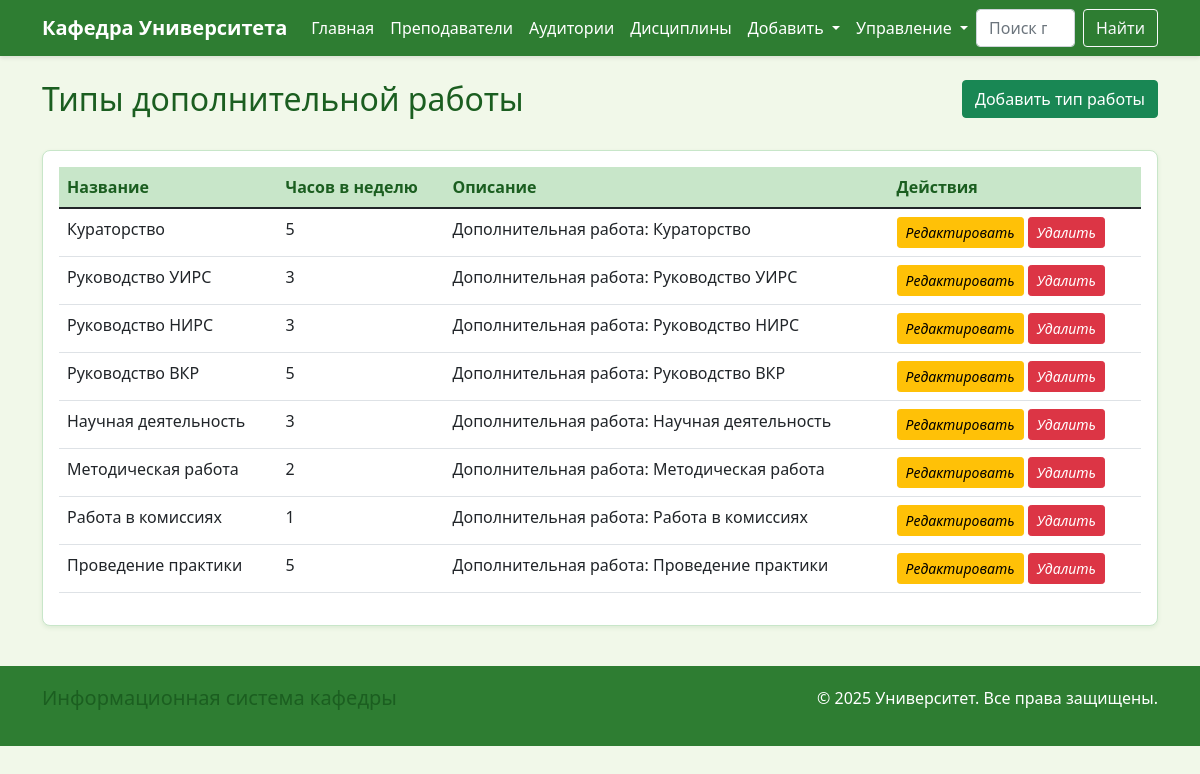
Screenshot of /additional-work-types/ with the database file from the repository.
### department/models.py (models this page shows, shortened)
class AdditionalWorkType(models.Model):
    name = models.CharField(max_length=100, verbose_name="Название работы")
    description = models.TextField(verbose_name="Описание", blank=True)
    hours_per_week = models.IntegerField(verbose_name="Часов в неделю", default=2)
    class Meta:
        verbose_name = "Тип дополнительной работы"
        verbose_name_plural = "Типы дополнительных работ"

### department/views.py (the view)
# urls.py: path('additional-work-types/', views.additional_work_type_list, name='additional_work_type_list'),
def additional_work_type_list(request):
    work_types = AdditionalWorkType.objects.all()
    return render(request, 'department/additional_work_type_list.html', {
        'work_types': work_types,
    })

### templates/department/additional_work_type_list.html (shortened to what this page needs)
{% extends 'base.html' %}
{% block content %}
<div class="row mb-4">
    <div class="col-md-8">
        <h2>Типы дополнительной работы</h2>
    </div>
    <div class="col-md-4 text-end">
        <a href="{% url 'department:additional_work_type_create' %}" class="btn btn-success">
             Добавить тип работы
        </a>
    </div>
</div>
<div class="row">
    <div class="col-md-12">
        {% if work_types %}
        <div class="card">
            <div class="card-body">
                <div class="table-responsive">
                    <table class="table table-hover">
                        <thead>
                            <tr>
                                <th>Название</th>
                                <th>Часов в неделю</th>
                                <th>Описание</th>
                                <th>Действия</th>
                            </tr>
                        </thead>
                        <tbody>
                            {% for work_type in work_types %}
                            <tr>
                                <td>{{ work_type.name }}</td>
                                <td>{{ work_type.hours_per_week }}</td>
                                <td>{{ work_type.description|truncatechars:100|default:"-" }}</td>
                                <td>
                                    <a href="{% url 'department:additional_work_type_update' work_type.pk %}" class="btn btn-sm btn-warning">
                                        <i class="fas fa-edit">Редактировать</i>
                                    </a>
                                    <a href="{% url 'department:additional_work_type_delete' work_type.pk %}" class="btn btn-sm btn-danger">
                                        <i class="fas fa-trash">Удалить</i>
                                    </a>
                                </td>
                            </tr>
                            {% endfor %}
                        </tbody>
                    </table>
                </div>
            </div>
        </div>
        {% else %}
        <div class="alert alert-info">
            Типы дополнительной работы не добавлены.
        </div>
        {% endif %}
    </div>
</div>
{% endblock %}

### templates/base.html (style rules this page uses)
:root { --primary-green: #2e7d32; --light-green: #4caf50; --dark-green: #1b5e20; --lighter-green: #c8e6c9; --bg-green: #f1f8e9; }
body { background-color: var(--bg-green); font-family: 'Segoe UI', Tahoma, Geneva, Verdana, sans-serif; }
.card { border: 1px solid var(--lighter-green); border-radius: 8px; box-shadow: 0 2px 4px rgba(46, 125, 50, 0.1); }
.table th { background-color: var(--lighter-green); color: var(--dark-green); }
h1, h2, h3, h4, h5, h6 { color: var(--dark-green); }
a { color: var(--primary-green); }

### rows the page displays
AdditionalWorkType: name "Кураторство", hours_per_week "5", description "Дополнительная работа: Кураторство"
AdditionalWorkType: name "Руководство УИРС", hours_per_week "3", description "Дополнительная работа: Руководство УИРС"
AdditionalWorkType: name "Руководство НИРС", hours_per_week "3", description "Дополнительная работа: Руководство НИРС"
AdditionalWorkType: name "Руководство ВКР", hours_per_week "5", description "Дополнительная работа: Руководство ВКР"
AdditionalWorkType: name "Научная деятельность", hours_per_week "3", description "Дополнительная работа: Научная деятельность"
AdditionalWorkType: name "Методическая работа", hours_per_week "2", description "Дополнительная работа: Методическая работа"
AdditionalWorkType: name "Работа в комиссиях", hours_per_week "1", description "Дополнительная работа: Работа в комиссиях"
AdditionalWorkType: name "Проведение практики", hours_per_week "5", description "Дополнительная работа: Проведение практики"
